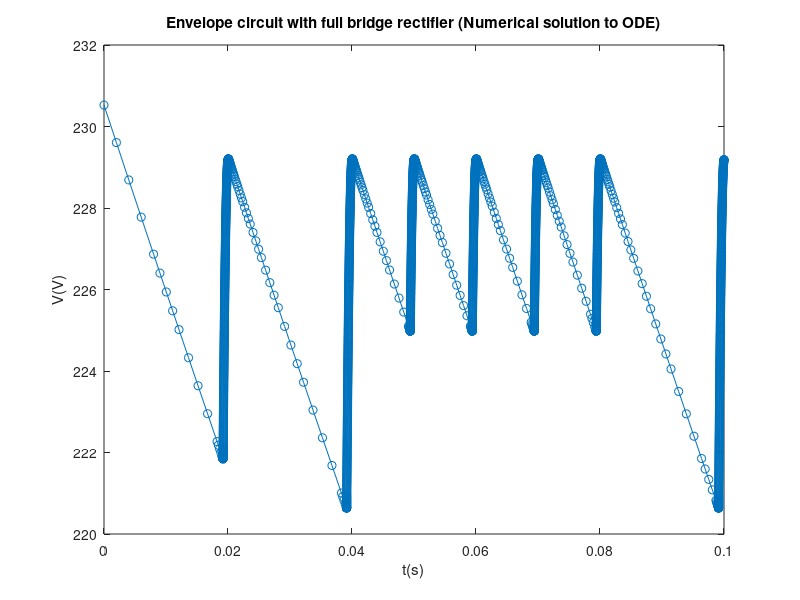

Recreate this plot in MATLAB.
%Envelope circuit with fullwave rectifier and full diode equation 
%Diode parameters (taken from l12.m script)
I_S = 1e-9
V_T=25e-3
%Diode Equation i = I_S*(exp(v/V_T/2) - 1);

%input signal +++ circuit components
A = 230;
f=50;
w=2*pi*f;
R=50e3
C=10e-6

tspan = [0 100e-3];
v0 = 230.5258;
options = odeset('RelTol',1e-7,'Stats','on','OutputFcn',@odeplot)
[t,v] = ode45(@(t,v) (I_S*(exp((abs(A*cos(w*t)) - v)/V_T/2) - 1) - v/R)/C, tspan, v0, options);
title("Envelope circuit with full bridge rectifier (Numerical solution to ODE)")
xlabel("t(s)");
ylabel("V(V)");
%[t,v] = ode45(@(t,v) (I_S*(exp(((A*cos(w*t) - v)/V_T/2) + exp((-A*cos(w*t)-v)/V_T/2) - 2) - v/R)/C, tspan, 
